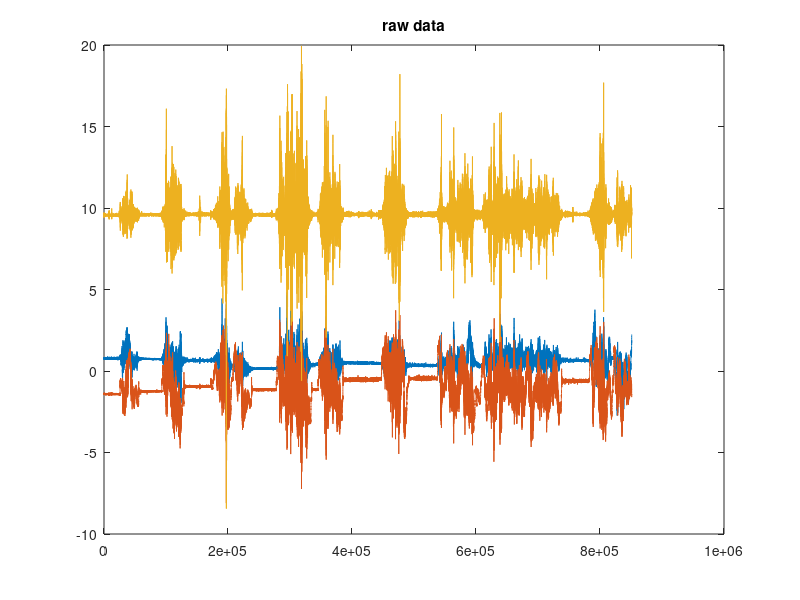

Write the MATLAB code that produced this figure. (Note: this script raises an error after producing the figure.)
clc
%read the data
data = csvread('data.csv',1,0);

%convert to absolute time
for i = 2:size(data,1)
    data(i,4) = data(i-1,4)+data(i,4);
end

%plot the raw data
figure; plot(data(:,4),data(:,1),data(:,4),data(:,2),data(:,4),data(:,3)); title('raw data');

%low-pass filter
columnToFilter = 3; %let's try the filter on the Z-axis
bandwidth = 20; % adjust this
lowPass = mylowpassfilter(data(:,columnToFilter),bandwidth);
figure; plot(data(:,4),data(:,columnToFilter),data(:,4),lowPass); title('Low-Pass Filter');

%high-pass filter
columnToFilter = 3; %let's try the filter on the Z-axis
bandwidth = 20; % adjust this
highPass = myhighpassfilter(data(:,columnToFilter),bandwidth);
figure; plot(data(:,4),data(:,columnToFilter),data(:,4),highPass); title('High-Pass Filter');

%detect potholes
pothole_locations = detectpotholes(data);
%TODO: visualize the results yourself

